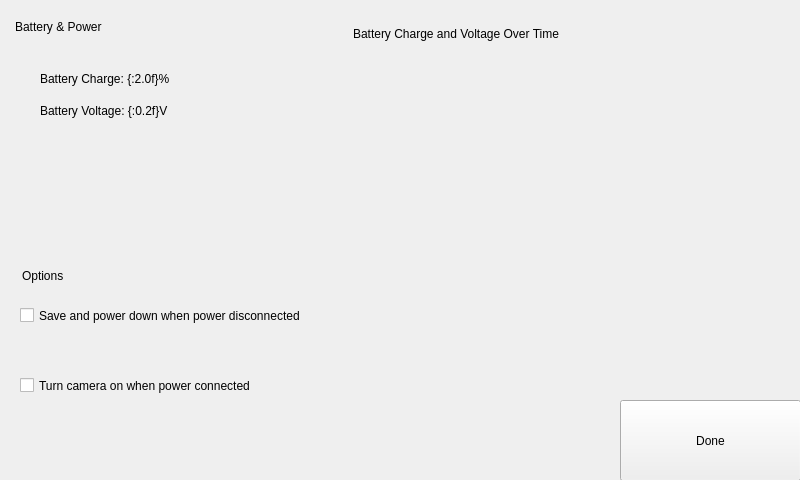
<?xml version="1.0" encoding="UTF-8"?>
<ui version="4.0">
 <class>Power</class>
 <widget class="QWidget" name="Power">
  <property name="geometry">
   <rect>
    <x>0</x>
    <y>0</y>
    <width>800</width>
    <height>480</height>
   </rect>
  </property>
  <property name="windowTitle">
   <string>Battery &amp; Power</string>
  </property>
  <widget class="Backdrop" name="backdrop">
   <property name="geometry">
    <rect>
     <x>0</x>
     <y>0</y>
     <width>801</width>
     <height>481</height>
    </rect>
   </property>
  </widget>
  <widget class="Backdrop" name="backdrop_2">
   <property name="geometry">
    <rect>
     <x>0</x>
     <y>0</y>
     <width>801</width>
     <height>481</height>
    </rect>
   </property>
  </widget>
  <widget class="HeaderLabel" name="headerlabel">
   <property name="geometry">
    <rect>
     <x>15</x>
     <y>11</y>
     <width>221</width>
     <height>31</height>
    </rect>
   </property>
   <property name="text">
    <string>Battery &amp; Power</string>
   </property>
  </widget>
  <widget class="Label" name="uiChargeLabel">
   <property name="geometry">
    <rect>
     <x>40</x>
     <y>63</y>
     <width>281</width>
     <height>31</height>
    </rect>
   </property>
   <property name="text">
    <string>Battery Charge: {:2.0f}%</string>
   </property>
  </widget>
  <widget class="Label" name="uiVoltageLabel">
   <property name="geometry">
    <rect>
     <x>40</x>
     <y>100</y>
     <width>281</width>
     <height>21</height>
    </rect>
   </property>
   <property name="text">
    <string>Battery Voltage: {:0.2f}V</string>
   </property>
  </widget>
  <widget class="Label" name="label_3">
   <property name="geometry">
    <rect>
     <x>353</x>
     <y>19</y>
     <width>371</width>
     <height>30</height>
    </rect>
   </property>
   <property name="text">
    <string>Battery Charge and Voltage Over Time</string>
   </property>
  </widget>
  <widget class="HeaderLabel" name="headerlabel_2">
   <property name="geometry">
    <rect>
     <x>22</x>
     <y>260</y>
     <width>141</width>
     <height>31</height>
    </rect>
   </property>
   <property name="text">
    <string>Options</string>
   </property>
  </widget>
  <widget class="CheckBox" name="uiSafelyPowerDown">
   <property name="geometry">
    <rect>
     <x>20</x>
     <y>280</y>
     <width>431</width>
     <height>71</height>
    </rect>
   </property>
   <property name="text">
    <string>Save and power down when power disconnected</string>
   </property>
   <property name="clickMarginBottom" stdset="0">
    <enum>CheckBox::half</enum>
   </property>
   <property name="linkedValueName" stdset="0">
    <string>powerOffWhenMainsLost</string>
   </property>
  </widget>
  <widget class="CheckBox" name="uiStartWhenPowered">
   <property name="geometry">
    <rect>
     <x>20</x>
     <y>350</y>
     <width>391</width>
     <height>71</height>
    </rect>
   </property>
   <property name="text">
    <string>Turn camera on when power connected</string>
   </property>
   <property name="clickMarginTop" stdset="0">
    <enum>CheckBox::half</enum>
   </property>
   <property name="linkedValueName" stdset="0">
    <string>powerOnWhenMainsConnected</string>
   </property>
  </widget>
  <widget class="Button" name="uiDone">
   <property name="geometry">
    <rect>
     <x>620</x>
     <y>400</y>
     <width>181</width>
     <height>81</height>
    </rect>
   </property>
   <property name="text">
    <string>Done</string>
   </property>
  </widget>
  <widget class="QWidget" name="uiChart" native="true">
   <property name="geometry">
    <rect>
     <x>330</x>
     <y>30</y>
     <width>471</width>
     <height>241</height>
    </rect>
   </property>
  </widget>
 </widget>
 <customwidgets>
  <customwidget>
   <class>Backdrop</class>
   <extends>QLabel</extends>
   <header>backdrop</header>
  </customwidget>
  <customwidget>
   <class>Button</class>
   <extends>QPushButton</extends>
   <header>button</header>
  </customwidget>
  <customwidget>
   <class>CheckBox</class>
   <extends>QCheckBox</extends>
   <header>check_box</header>
  </customwidget>
  <customwidget>
   <class>HeaderLabel</class>
   <extends>QLabel</extends>
   <header>header_label</header>
  </customwidget>
  <customwidget>
   <class>Label</class>
   <extends>QLabel</extends>
   <header>label</header>
  </customwidget>
 </customwidgets>
 <tabstops>
  <tabstop>uiDone</tabstop>
  <tabstop>uiSafelyPowerDown</tabstop>
  <tabstop>uiStartWhenPowered</tabstop>
 </tabstops>
 <resources/>
 <connections/>
</ui>
